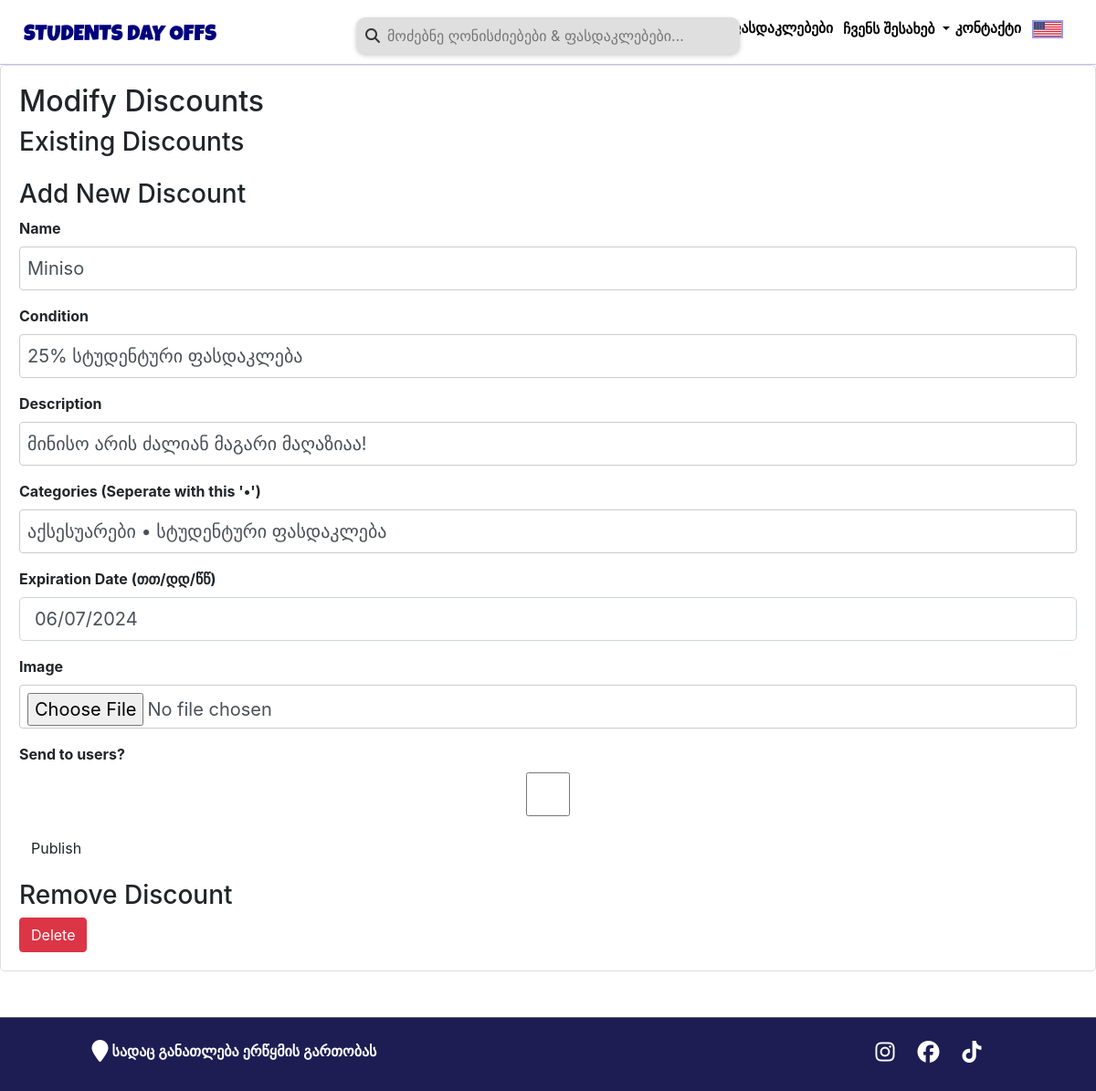
The page /discount/1/update on the database as committed earlier.
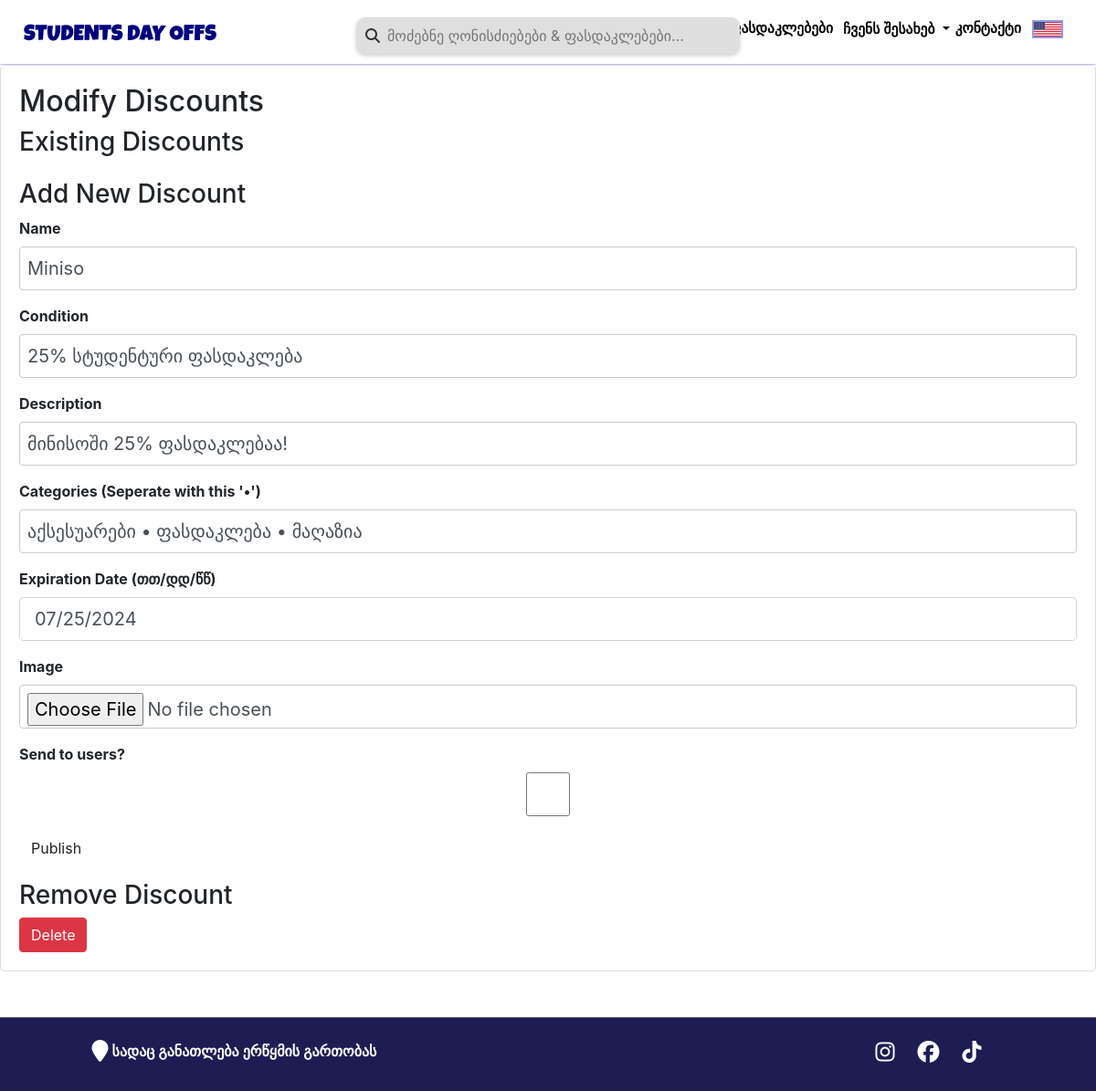
The same page on the database as committed later.
### main/models.py (models this page shows, shortened)
class discountElement(db.Model):
    id = db.Column(db.Integer, primary_key=True)
    name = db.Column(db.String(100), nullable=False)
    condition = db.Column(db.String(120), nullable=False)
    expiration_duration = db.Column(db.DateTime, nullable=False)
    description = db.Column(db.String(2500), nullable=False)
    categories = db.Column(db.String(200), nullable=False)
    img = db.Column(db.String(20), nullable=False)

### main/routes.py (the view)
@app.route("/discount/<string:id>/update", methods=["POST", "GET"])
def update_discount_element(id):
    discount_element = discountElement.query.get_or_404(id)
    discount_form = DiscountElementForm()
    if discount_form.validate_on_submit():
        discount_element.name = discount_form.name.data
        discount_element.condition = discount_form.condition.data
        discount_element.description = discount_form.description.data
        discount_element.categories = discount_form.categories.data
        discount_element.expiration_duration = discount_form.expiration_duration.data
        db.session.commit()
        flash(f"Successfully updated {discount_element.name} discount element!", 'success')
        return redirect(url_for('discount_element', id=discount_element.id))
    elif request.method == "GET":
        discount_form.name.data = discount_element.name
        discount_form.condition.data = discount_element.condition
        discount_form.description.data = discount_element.description
        discount_form.categories.data = discount_element.categories
        discount_form.expiration_duration.data = discount_element.expiration_duration
        discount_id = discount_element.id
    return render_template('discount_update.html', discount_form=discount_form, discount_id=discount_id)

### main/forms.py
class DiscountElementForm(FlaskForm):
    name = StringField("Name",
                       validators=[DataRequired(), Length(min=1, max=100)])
    condition = StringField("Condition",
                       validators=[DataRequired(), Length(min=1, max=50)])
    description = StringField("Description",
                       validators=[DataRequired(), Length(min=25, max=2500)])
    categories = StringField("Categories (Seperate with this '•')",
                       validators=[DataRequired(), Length(min=2, max=100)])
    expiration_duration = DateTimeField("Expiration Date (თთ/დდ/წწ)", format="%m/%d/%Y",
                       validators=[DataRequired()])
    img = FileField("Image", validators=[FileRequired(), FileAllowed(['jpg', 'png', 'jpeg'], 'Images only!')])
    toggle = BooleanField('Send to users?')
    submit = SubmitField('Publish')

### main/templates/discount_update.html (shortened to what this page needs)
{% extends "base.html" %}
{% block content %}
<div class="form-section">
    <h2>Modify Discounts</h2>
    <h3>Existing Discounts</h3>
    <h3>Add New Discount</h3>
    <form method="POST" action="" enctype="multipart/form-data">
        {% for field in discount_form if field.name != 'csrf_token' and field.name != 'submit' %}
        <div class="form-group">
            {{ field.label(class="form-control-label") }}
            {{ field(class="form-control form-control-lg") }}
        </div>
        {% endfor %}
        <div class="form-group">
            {{ discount_form.submit(class="btn") }}
        </div>
    </form>
    <h3>Remove Discount</h3>
    <form action="{{ url_for('delete_discount', id=discount_id) }}" method="POST">
        <input class="btn btn-danger" type="submit" value="Delete">
    </form>
</div>
{% endblock content %}

Rows that differ between the two databases and show on the page:
changed discountElement "Miniso": description "მინისო არის ძალიან მაგარი მაღაზიაა!" → "მინისოში 25% ფასდაკლებაა!"; categories "აქსესუარები • სტუდენტური ფასდაკლება" → "აქსესუარები • ფასდაკლება • მაღაზია"; expiration_duration "06/07/2024" → "07/25/2024"
